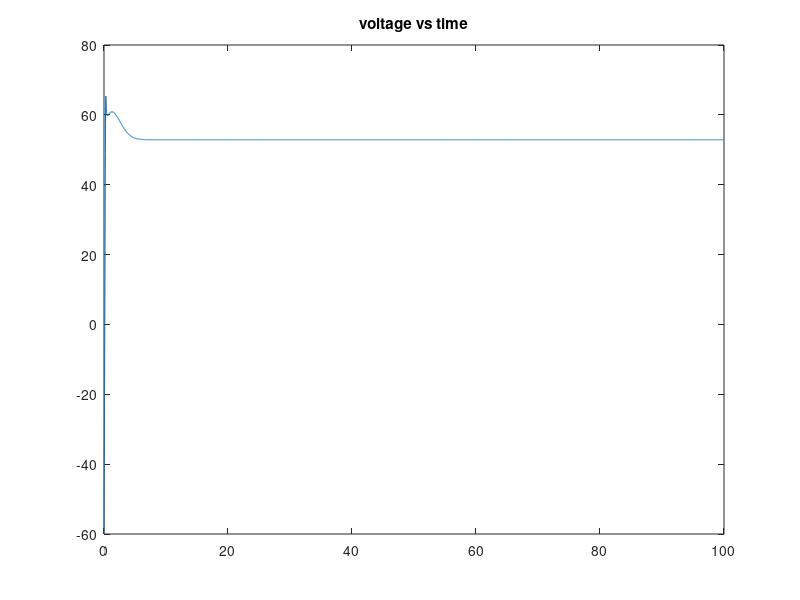
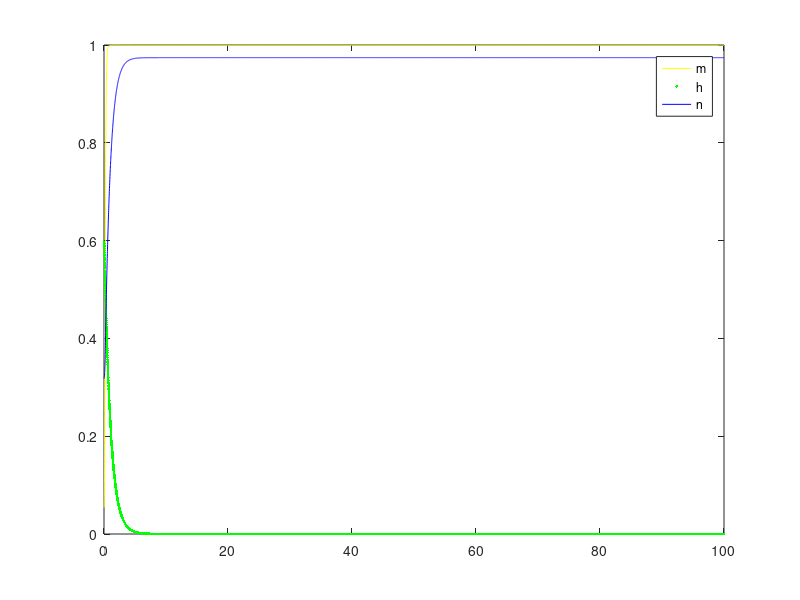
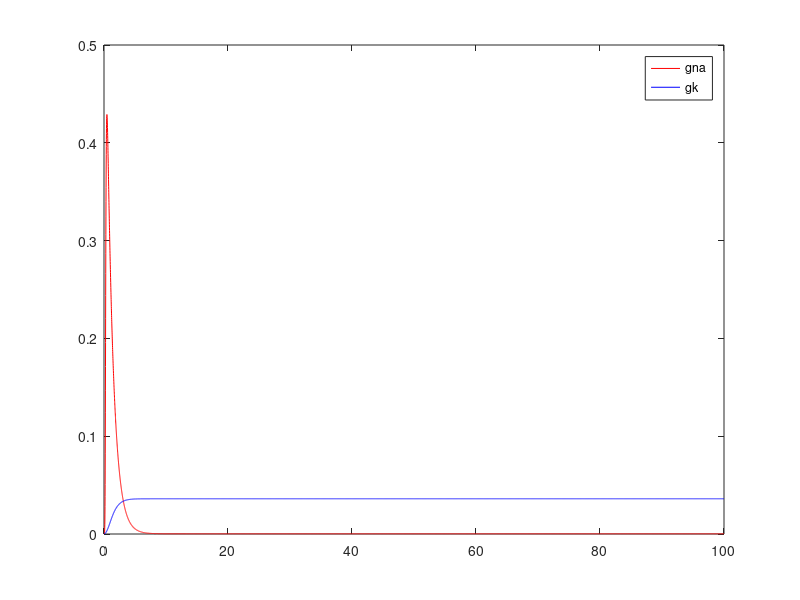

Write the MATLAB code that produced these figures, in order.
%THIS PROGRAM DEMONSTRATES HODGKIN HUXLEY MODEL IN CURRENT CLAMP EXPERIMENTS AND SHOWS ACTION POTENTIAL PROPAGATION
%Time is in secs, voltage in mvs, conductances in m mho/mm^2, capacitance in uF/mm^2

% threshold value of current is 0.0223

ImpCur=input('enter the value of the impulse current in microamperes: ');
%TimeTot=input('enter the time for which stimulus is applied in milliseconds');

gkmax=0.04; %gkmax=.36; mS/mm^2
vk=-77; 
gnamax=1.2; %gnamax=1.20; mS/mm^2
vna=50; 
gl=0.003;
vl=-54.387; 
cm=.01; 

dt=0.01; %ms
niter=10000;
t=(1:niter)*dt;
iapp=ImpCur*ones(1,niter);
%for i=1:100
 %   iapp(1,i)=ImpCur;
 %end;
v=-64.9964;
m=0.0530;
h=0.5960;
n=0.3177;

gnahist=zeros(1,niter);
gkhist=zeros(1,niter);
vhist=zeros(1,niter);
mhist=zeros(1,niter);
hhist=zeros(1,niter);
nhist=zeros(1,niter);


for iter=1:niter
  gna=gnamax*m^3*h; 
  gk=gkmax*n^4; 
  gtot=gna+gk+gl;
  vinf = ((gna*vna+gk*vk+gl*vl)+ iapp(iter))/gtot;
  tauv = cm/gtot;
  v=vinf+(v-vinf)*exp(-dt/tauv);
  alpham = 0.1*(v+40)/(1-exp(-(v+40)/10));
  betam = 4*exp(-0.0556*(v+65));
  alphan = 0.01*(v+55)/(1-exp(-(v+55)/10));
  betan = 0.125*exp(-(v+65)/80);
  alphah = 0.07*exp(-0.05*(v+65));
  betah = 1/(1+exp(-0.1*(v+35)));
  taum = 1/(alpham+betam);
  tauh = 1/(alphah+betah);
  taun = 1/(alphan+betan);
  minf = alpham*taum;
  hinf = alphah*tauh;
  ninf = alphan*taun;
  m=minf+(m-minf)*exp(-dt/taum);
  h=hinf+(h-hinf)*exp(-dt/tauh);
  n=ninf+(n-ninf)*exp(-dt/taun);
  vhist(iter)=v; mhist(iter)=m; hhist(iter)=h; nhist(iter)=n;
end

figure(1)
%subplot(2,1,1)
plot(t,vhist)
title('voltage vs time')

figure(2)
%subplot(2,1,2)
plot(t,mhist,'y-', t,hhist,'g.',t,nhist,'b-')
legend('m','h','n')

figure(3)
gna=gnamax*(mhist.^3).*hhist; 
  gk=gkmax*nhist.^4;
  clf
  plot(t,gna,'r');
  hold on
  plot(t,gk,'b');
  legend('gna','gk')
  hold off
